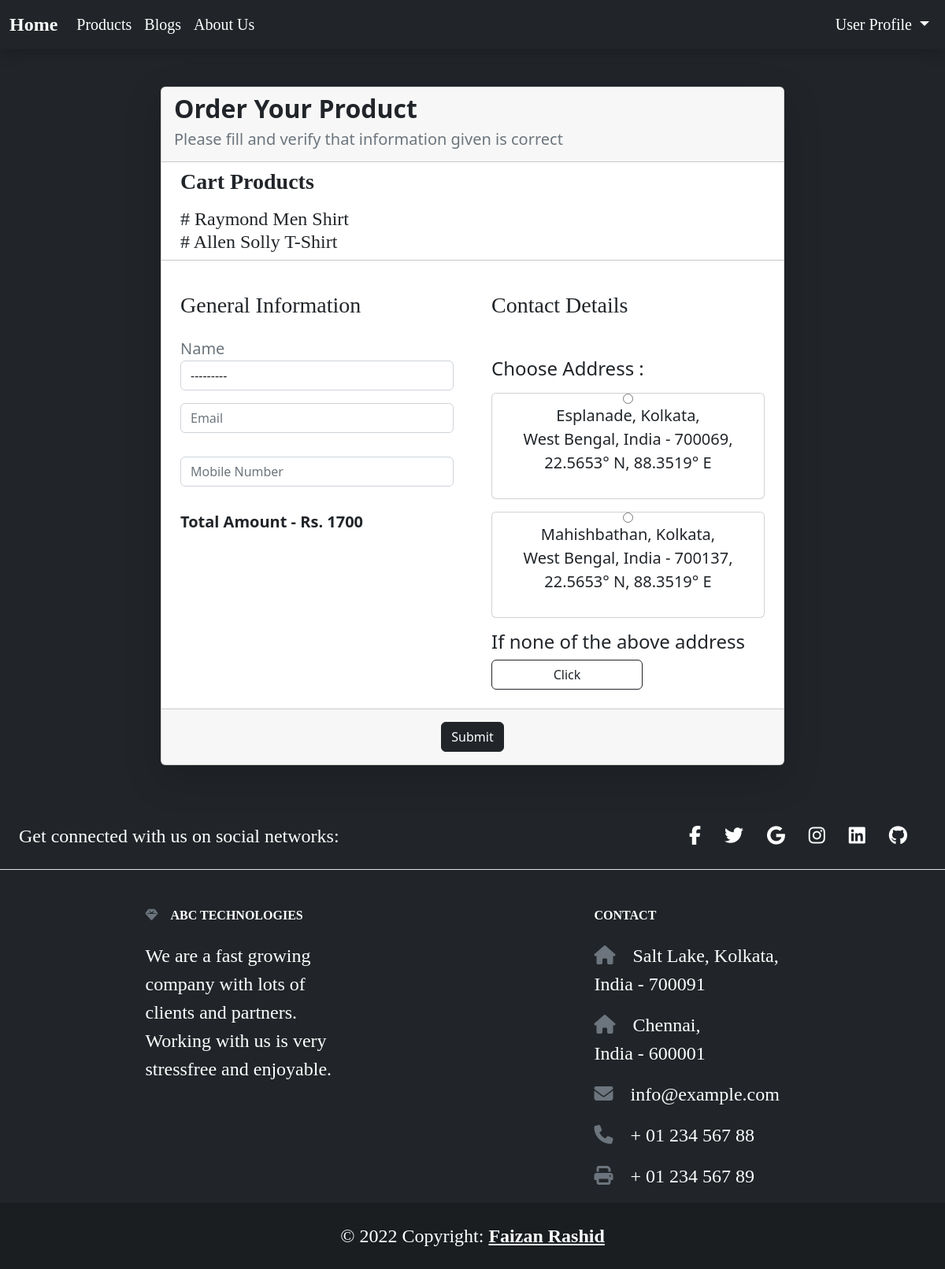
The app's page /product/ordercart/31/ with its own data.
### modules/product/ProductApp/models.py (models this page shows, shortened)
class ProductModel(BaseModel, AddressModel):
    gid = models.UUIDField(unique=True, default=uuid.uuid4, editable=False)
    name = models.CharField(max_length=100, null=True, blank=True)
    price = models.IntegerField(null=True, blank=True)
    category = models.ForeignKey(CategoryModel, related_name='productmodel_category',on_delete=models.CASCADE, null=True, blank=True )
    tags = models.ManyToManyField(TagModel, related_name="productmodel_tags")
    description = models.CharField(max_length=200, null=True, blank=True)
    image = models.ImageField(upload_to='images', default="", null=True, blank=True)
    company = models.CharField(max_length=100, null=True, blank=True)
    manufacturing_date = models.DateTimeField(null=True, blank=True)
    expiry_date = models.DateTimeField(null=True, blank=True)
    slug = models.SlugField(unique=True)

class UserAddressModel(models.Model):
    street = models.CharField(max_length=100, null=True, blank=True)
    city = models.CharField(max_length=100, null=True, blank=True)
    state = models.CharField(max_length=100, null=True, blank=True)
    country = models.CharField(max_length=100, null=True, blank=True)
    pin_code = models.CharField(max_length=100, null=True, blank=True)
    latitude = models.CharField(max_length=100, null=True, blank=True)
    longitude = models.CharField(max_length=100, null=True, blank=True)
    slug = models.SlugField(unique=True)
    def __str__(self):
        return self.street

### modules/product/ProductApp/views.py (the view, shortened to what this page needs)
# urls.py: path('ordercart/<int:pk>/', views.OrderCart.as_view(), name="ordercart"),
class OrderCart(CreateView):
    form_class = CartOrderForm
    template_name = 'productapp/cartordermodel_form.html'
    success_url = reverse_lazy('ProductApp:order_done')
    def get_context_data(self,  *args, **kwargs):
        context = super().get_context_data(**kwargs)
        address = UserAddressModel.objects.all()
        cart = AddCartModel.objects.all()
        amount = 0
        lst=[]
        for item in cart:
            for i in item.product.all():
                amount = amount + ( i.product.price * i.quantity)
                lst.append(i.product)
        context['lst'] = lst
        context['amount'] = amount
        context["address"] = address
        return context

### modules/product/ProductApp/forms.py
class CartOrderForm(forms.ModelForm):
    class Meta:
        model = OrderModel
        fields = ['ordered_by',   'email', 'mobile_number', 'street', 'city', 'state', 'country', 'pin_code', 'latitude', 'longitude']

### modules/product/ProductApp/templates/ProductApp/cartordermodel_form.html (shortened to what this page needs)
{% extends 'ProductApp/base.html' %}
{% load static %}
{% block style %}
{% load static %}
{% endblock %}
{% block content %}
{% load widget_tweaks %}
<div class='row bg-dark d-flex justify-content-center'>
    <div class='col-8 d-flex justify-content-center'>
        <div class='card shadow-lg my-5' >
            <div class='card-header'>
                <h2 class='fw-bold'>Order Your Product</h2>
                <h5 class='text-secondary'>Please fill and verify that information given is correct </h5>
            </div>
            <div class='card-body p-0' >
                <form method = "POST"  enctype = "multipart/form-data">
                    <div class="row g-0 " style="font-family:;">
                        <h3 class=" fw-bold d-flex ms-4 my-2" style='width:100%; font-family:Candara'>Cart Products</h3>
                        <h4 class=" d-flex ms-4 my-2" style='width:100%; font-family:Candara'> {% for i in lst %} # {{ i.name }} <br> {% endfor %}</h4>
                        <hr>
                        <div class='fs-5  col-12 col-md-6 p-4'>
                            <h3 class="fw-normal mb-4" style='font-family:Times'>General Information</h3>
                            <p class='text-secondary'>Name
                            {% render_field form.ordered_by class="form-control" placeholder="Name" type="text" %}
                            </p>
                            {% render_field form.email class="form-control" placeholder="Email" type="text" %}<br>
                            {% render_field form.mobile_number class="form-control" placeholder="Mobile Number"  type="text" %}<br>
                             <div class='fw-bold'> Total Amount - Rs. {{ amount }}</div>
                        </div>
                        <div class='fs-5 p-4 col-12 col-md-6' >
                            <h3 class="fw-normal " style='margin-bottom:50px; font-family:Times;'>Contact Details</h3>
                            <div id='address1'>
                                <h4> Choose Address : </h4>
                                {% for a in address %}
                                <div class ='card text-center my-3'>
                                    <input type="radio" id="add11" name="add11" value={{a}}>
                                    <label for="add11"> {{a.street}}, {{a.city}}, <br>{{a.state}}, {{a.country}} - {{a.pin_code}}, <br> {{a.latitude}}, {{a.longitude}} </label><br>
                                </div>
                                {% endfor %}
                                <h4>If none of the above address</h4>
                                <input type="button" class='btn btn-outline-dark' value="Click" onclick="myFunction()" style="width:12rem">
                            </div>
                        </div>
                    </div>
                    <div class='text-center card-footer'>
                        <input class="my-2 btn btn-dark" type = "submit" value ="Submit">
                    </div>
                </form>
            </div>
        </div>
    </div>
</div>
{% endblock %}

### records on screen
ProductModel: name "Raymond Men Shirt"
ProductModel: name "Allen Solly T-Shirt"
UserAddressModel: street "Esplanade", city "Kolkata", state "West Bengal", country "India", pin_code "700069", latitude "22.5653° N", longitude "88.3519° E"
UserAddressModel: street "Mahishbathan", city "Kolkata", state "West Bengal", country "India", pin_code "700137", latitude "22.5653° N", longitude "88.3519° E"

### other values on screen
{{ amount }} "1700"
